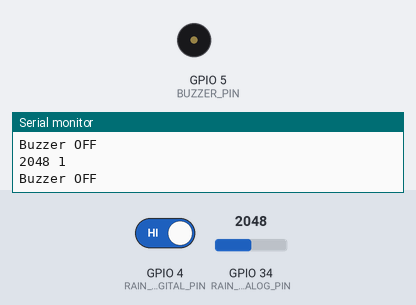
A sketch run on a simulated ESP32. On the bench: buzzer (waves = sounding, pin HIGH), the last lines printed to the serial monitor. The test bench sets the inputs (shaded band); at power-on: GPIO 34 (RAIN_SENSOR_ANALOG_PIN) = 2048, GPIO 4 (RAIN_SENSOR_DIGITAL_PIN) HIGH. WiFi joins after 1.5 s; servers stay silent unless stated.

Above: at 3.0 s.
3.1 s: GPIO 34 (RAIN_SENSOR_ANALOG_PIN) set to 522
5.0 s: GPIO 34 (RAIN_SENSOR_ANALOG_PIN) set to 456
At 6.9 s:
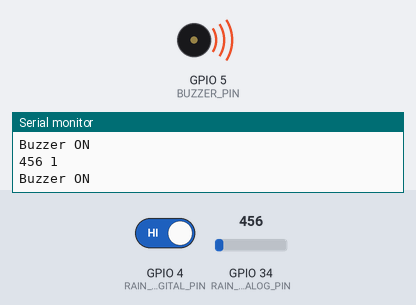
7.3 s: GPIO 34 (RAIN_SENSOR_ANALOG_PIN) set to 540
At 8.5 s:
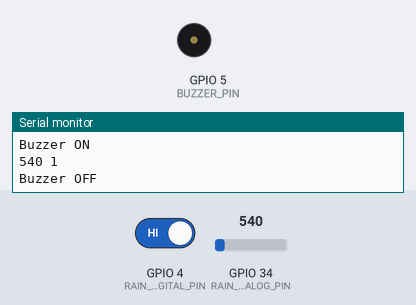
9.3 s: GPIO 34 (RAIN_SENSOR_ANALOG_PIN) set to 491
At 11.2 s:
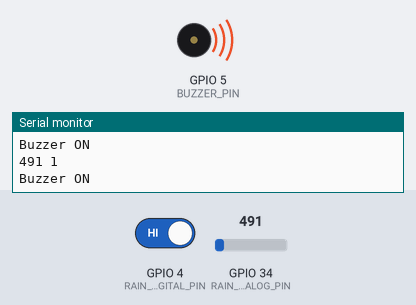
Timing chart, 0 to 12.3 s (numbered marks = the images above; inputs shaded):
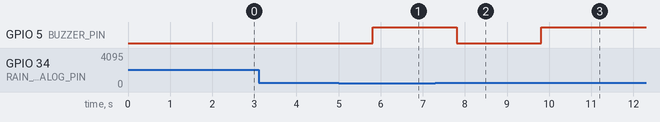

Measured:
- the behaviour switches between 500 and 499 on GPIO 34 (RAIN_SENSOR_ANALOG_PIN) (found by bisection; images 0 and 1)
- after the input at 5.0 s, GPIO 5 (BUZZER_PIN): LOW → HIGH after 0.81 s
- after the input at 7.3 s, GPIO 5 (BUZZER_PIN): HIGH → LOW after 0.51 s
- after the input at 9.3 s, GPIO 5 (BUZZER_PIN): LOW → HIGH after 0.51 s

The sketch:

Rainwater.ino
```cpp
// Blynk credentials
#define BLYNK_TEMPLATE_ID "TMPL3kB_AseTD"
#define BLYNK_TEMPLATE_NAME "Rain Notification"
#define BLYNK_AUTH_TOKEN "KjCTm7KXpXaUDt8fNX-dLQ-W-gaoy5Dr"

#include <WiFi.h>  // WiFi library for ESP32
#include <BlynkSimpleEsp32.h>  // Blynk library for ESP32

// Pin definitions
#define RAIN_SENSOR_ANALOG_PIN 34  // GPIO 34 for the rain sensor (analog pin)
#define RAIN_SENSOR_DIGITAL_PIN 4  // GPIO 4 for the rain sensor (digital pin)
#define BUZZER_PIN 5               // GPIO 5 for the buzzer

#define RAIN_SENSOR_THRESHOLD 500  // Threshold for rain detection (analog value)

char ssid[] = "POCO X2";  // Your Wi-Fi SSID
char pass[] = "aman09877";  // Your Wi-Fi password

void setup() {
  Serial.begin(115200);  // Start serial communication at 115200 baud rate
  Blynk.begin(BLYNK_AUTH_TOKEN, ssid, pass);  // Connect to Blynk using Wi-Fi credentials

  pinMode(BUZZER_PIN, OUTPUT);  // Initialize the buzzer pin as an output
  digitalWrite(BUZZER_PIN, LOW); // Ensure buzzer is off at the start

  pinMode(RAIN_SENSOR_DIGITAL_PIN, INPUT);  // Initialize the rain sensor digital pin as input
}

void loop() {
  int sensorAnalogValue = analogRead(RAIN_SENSOR_ANALOG_PIN);  // Read the rain sensor analog value
  int sensorDigitalValue = digitalRead(RAIN_SENSOR_DIGITAL_PIN);  // Read the rain sensor digital value

  // Calibrate the sensor reading - if the analog value is too high, consider it as no rain.
  if (sensorAnalogValue > 4000) {
    sensorAnalogValue = 0;
    sensorDigitalValue = HIGH;  // No rain detected
  }

  // Send data to Serial Plotter
  Serial.print(sensorAnalogValue);  // Print the rain sensor analog value for the Serial Plotter
  Serial.print(" ");
  Serial.println(sensorDigitalValue);  // Print 1 if rain is detected (digital), otherwise 0

  // Control buzzer and LED based on rain detection
  if ((sensorAnalogValue > 0 && sensorAnalogValue < RAIN_SENSOR_THRESHOLD) || sensorDigitalValue == LOW) {
    Blynk.logEvent("rain_notification");  // Trigger Blynk notification event
    digitalWrite(BUZZER_PIN, HIGH);  // Turn on the buzzer if rain is detected
    Blynk.virtualWrite(V2, 1);  // Turn on LED in Blynk app
    Serial.println("Buzzer ON");  // Debug: Print when buzzer is turned on
  } else {
    digitalWrite(BUZZER_PIN, LOW);  // Turn off the buzzer if no rain is detected
    Blynk.virtualWrite(V2, 0);  // Turn off LED in Blynk app
    Serial.println("Buzzer OFF");  // Debug: Print when buzzer is turned off
  }

  // Send the sensor value to the Blynk app on virtual pin V1
  Blynk.virtualWrite(V1, sensorAnalogValue);  // Send the analog value

  Blynk.run();  // Run Blynk
  delay(1000);  // Delay for 1 second to prevent spamming
}
```
